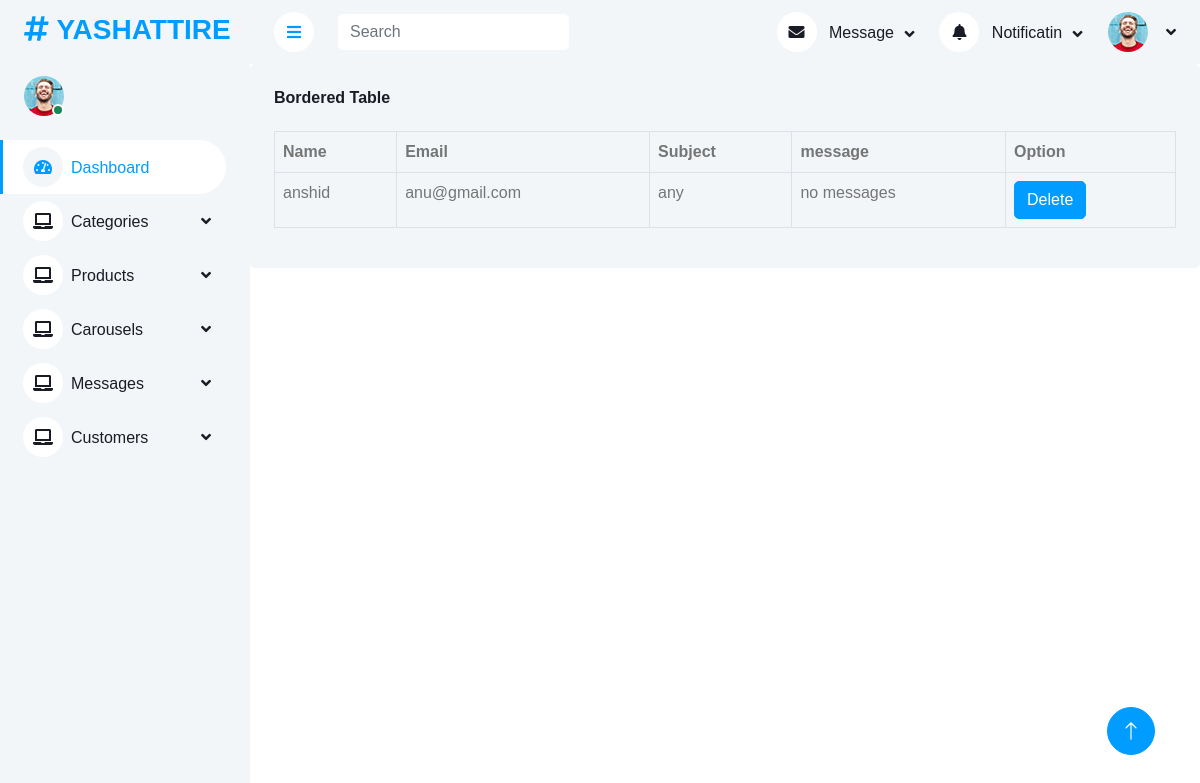
Screenshot of /MainApp/Display_contact/ with the database file from the repository.
### FrontendApp/models.py (models this page shows)
class ContactDb(models.Model):
    Name= models.CharField(null=True,blank=True,max_length=100)
    Email= models.EmailField()
    Subject=models.CharField(null=True,blank=True,max_length=100)
    Message=models.CharField(null=True,blank=True, max_length=1000)

### MainApp/views.py (the view)
# urls.py: path('Display_contact/',views.Display_contact,name="Display_contact"),
def Display_contact(request):
    data=ContactDb.objects.all()
    context={
        'data':data
    }
    return render(request,"Display_contact_deatails.html",context)

### MainApp/Templates/Display_contact_deatails.html (shortened to what this page needs)
<!DOCTYPE html>
{% extends 'Admin_homepage.html' %}
{% block content %}
<html lang="en">
<head>
</head>
<body>
    <div class="col-sm-12 col-xl-6" style="width: 100%;">
        <div class="bg-light rounded h-100 p-4">
            <h6 class="mb-4">Bordered Table</h6>
            <table class="table table-bordered">
                <thead>
                    <tr>
                        <th scope="col">Name</th>
                        <th scope="col">Email</th>
                        <th scope="col">Subject</th>
                        <th>message</th>
                        <th>Option</th>
                    </tr>
                </thead>
                <tbody>
                    {% for i in data %}
                    <tr>
                        <td>{{i.Name}}</td>
                        <td>{{i.Email}}</td>
                        <td>{{i.Subject}}</td>
                        <td>{{i.Message}}</td>
                    <td>
                        <form action="{% url 'Delete_contact' dataid=i.id  %}">
                            <button type="submit" class="btn btn-primary mr-2">Delete</button>
                        </form>
                    </td>
                    </tr>
                    {% endfor %}
                </tbody>
            </table>
        </div>
    </div>
</body>
</html>
{% endblock %}

### MainApp/static/css/style.css (style rules this page uses)
:root { --primary: #009CFF; --light: #F3F6F9; --dark: #191C24; }
.btn { transition: .5s; }
.btn.btn-primary { color: #FFFFFF; }

### rows the page displays
ContactDb: Name "anshid", Email "anu@gmail.com", Subject "any", Message "no messages"
